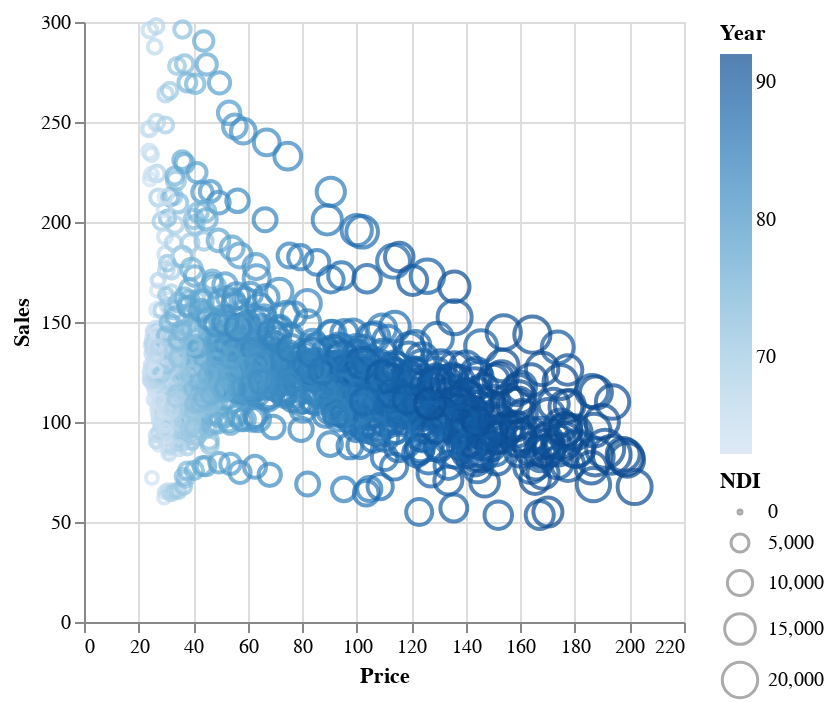

The cell this chart's notebook holds for it:
### Markdown cell above
To explore data use the interactive DataVoyager and VegaLite

### Code cell
cigar = dataset("plm", "Cigar")
# cigar |> Voyager()

cigar |> @vlplot(
    :point,
    x=:Price,
    y=:Sales,
    color=:Year,
    size=:NDI
)

### Figure 1 — Vega-Lite specification as saved in the notebook (floating-point values rounded to 4 significant figures; data arrays with more than 128 entries replaced by an {"elided": "..."} marker saying what was removed)
{"data": {"values": {"elided": "1380 records"}}, "encoding": {"color": {"field": "Year", "type": "quantitative"}, "size": {"field": "NDI", "type": "quantitative"}, "x": {"field": "Price", "type": "quantitative"}, "y": {"field": "Sales", "type": "quantitative"}}, "mark": "point"}
